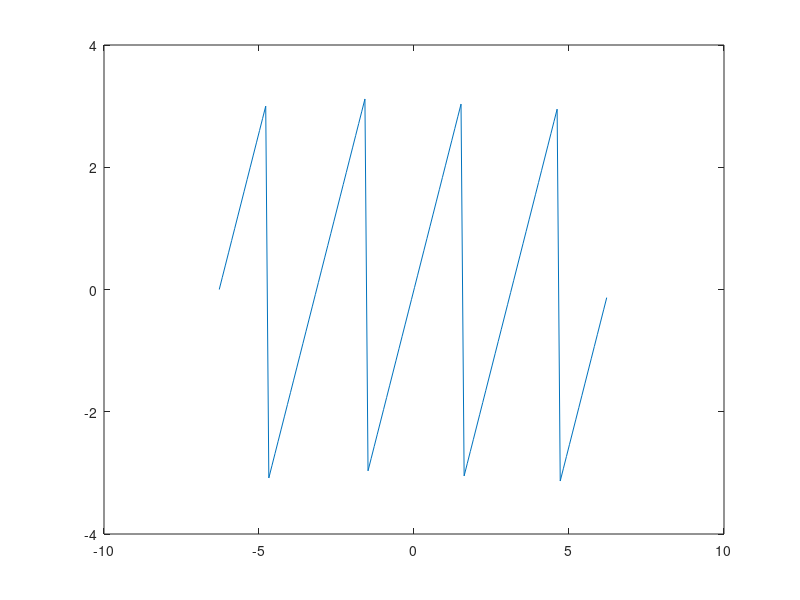

Recreate this plot in MATLAB. (Note: this script raises an error after producing the figure.)
x = 0:0.1:6;
y = 5*cos(2*pi*x/3);
plot(x,y,'r');
x = -pi:0.1:pi;
y = 10*exp(j*x);
plot(real(y),imag(y));
% plot(real(x),real(y));
plot(x,imag(y));
x = -2*pi : 0.1 : 2*pi;
y = log(5*exp(j*2*x));
plot(x,real(y))
plot(x,imag(y))
% ------
x = [-0.8,2,10];
exp(j*x) == cos(x) + j * sin(x);
(x+1).^3 == x.^3 + 3*x.^2 + 3*x + 1
(x+1).^3 - (x.^3 + 3*x.^2 + 3*x + 1)
cosh(x) == (exp(x)+exp(-x))/2
norm(cosh(x) - ((exp(x)+exp(-x))/2))


% Part 2

rs = helloworld(4)
